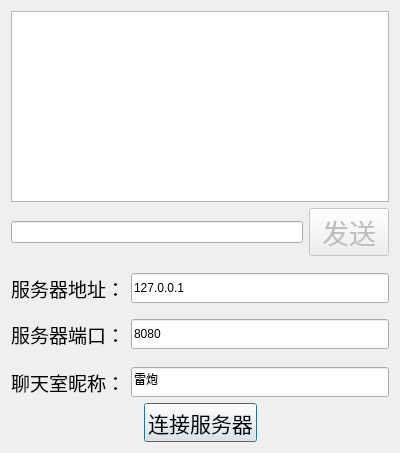
<?xml version="1.0" encoding="UTF-8"?>
<ui version="4.0">
 <class>ClientDialog</class>
 <widget class="QDialog" name="ClientDialog">
  <property name="geometry">
   <rect>
    <x>0</x>
    <y>0</y>
    <width>400</width>
    <height>453</height>
   </rect>
  </property>
  <property name="windowTitle">
   <string>聊天室客户端</string>
  </property>
  <layout class="QGridLayout" name="gridLayout">
   <item row="4" column="1">
    <spacer name="verticalSpacer_3">
     <property name="orientation">
      <enum>Qt::Vertical</enum>
     </property>
     <property name="sizeHint" stdset="0">
      <size>
       <width>20</width>
       <height>11</height>
      </size>
     </property>
    </spacer>
   </item>
   <item row="0" column="0" colspan="3">
    <widget class="QListWidget" name="listWidget"/>
   </item>
   <item row="8" column="2">
    <spacer name="horizontalSpacer_2">
     <property name="orientation">
      <enum>Qt::Horizontal</enum>
     </property>
     <property name="sizeHint" stdset="0">
      <size>
       <width>125</width>
       <height>20</height>
      </size>
     </property>
    </spacer>
   </item>
   <item row="3" column="0" colspan="3">
    <layout class="QHBoxLayout" name="horizontalLayout_2">
     <item>
      <widget class="QLabel" name="label">
       <property name="font">
        <font>
         <family>楷体</family>
         <pointsize>14</pointsize>
        </font>
       </property>
       <property name="text">
        <string>服务器地址：</string>
       </property>
      </widget>
     </item>
     <item>
      <widget class="QLineEdit" name="serverIpEdit">
       <property name="minimumSize">
        <size>
         <width>0</width>
         <height>30</height>
        </size>
       </property>
       <property name="text">
        <string>127.0.0.1</string>
       </property>
      </widget>
     </item>
    </layout>
   </item>
   <item row="6" column="1">
    <spacer name="verticalSpacer_4">
     <property name="orientation">
      <enum>Qt::Vertical</enum>
     </property>
     <property name="sizeHint" stdset="0">
      <size>
       <width>20</width>
       <height>12</height>
      </size>
     </property>
    </spacer>
   </item>
   <item row="8" column="1">
    <widget class="QPushButton" name="connectButton">
     <property name="minimumSize">
      <size>
       <width>0</width>
       <height>30</height>
      </size>
     </property>
     <property name="font">
      <font>
       <pointsize>16</pointsize>
      </font>
     </property>
     <property name="text">
      <string>连接服务器</string>
     </property>
    </widget>
   </item>
   <item row="2" column="1">
    <spacer name="verticalSpacer_2">
     <property name="orientation">
      <enum>Qt::Vertical</enum>
     </property>
     <property name="sizeHint" stdset="0">
      <size>
       <width>20</width>
       <height>11</height>
      </size>
     </property>
    </spacer>
   </item>
   <item row="8" column="0">
    <spacer name="horizontalSpacer">
     <property name="orientation">
      <enum>Qt::Horizontal</enum>
     </property>
     <property name="sizeHint" stdset="0">
      <size>
       <width>126</width>
       <height>20</height>
      </size>
     </property>
    </spacer>
   </item>
   <item row="1" column="0" colspan="3">
    <layout class="QHBoxLayout" name="horizontalLayout">
     <item>
      <widget class="QLineEdit" name="messageEdit"/>
     </item>
     <item>
      <widget class="QPushButton" name="sendButton">
       <property name="enabled">
        <bool>false</bool>
       </property>
       <property name="font">
        <font>
         <pointsize>20</pointsize>
        </font>
       </property>
       <property name="text">
        <string>发送</string>
       </property>
      </widget>
     </item>
    </layout>
   </item>
   <item row="7" column="0" colspan="3">
    <layout class="QHBoxLayout" name="horizontalLayout_4">
     <item>
      <widget class="QLabel" name="label_3">
       <property name="font">
        <font>
         <family>楷体</family>
         <pointsize>14</pointsize>
        </font>
       </property>
       <property name="text">
        <string>聊天室昵称：</string>
       </property>
      </widget>
     </item>
     <item>
      <widget class="QLineEdit" name="userNameEdit">
       <property name="minimumSize">
        <size>
         <width>0</width>
         <height>30</height>
        </size>
       </property>
       <property name="text">
        <string>雷炮</string>
       </property>
      </widget>
     </item>
    </layout>
   </item>
   <item row="5" column="0" colspan="3">
    <layout class="QHBoxLayout" name="horizontalLayout_3">
     <item>
      <widget class="QLabel" name="label_2">
       <property name="font">
        <font>
         <family>楷体</family>
         <pointsize>14</pointsize>
        </font>
       </property>
       <property name="text">
        <string>服务器端口：</string>
       </property>
      </widget>
     </item>
     <item>
      <widget class="QLineEdit" name="serverPortEdit">
       <property name="minimumSize">
        <size>
         <width>0</width>
         <height>30</height>
        </size>
       </property>
       <property name="text">
        <string>8080</string>
       </property>
      </widget>
     </item>
    </layout>
   </item>
  </layout>
 </widget>
 <layoutdefault spacing="6" margin="11"/>
 <resources/>
 <connections/>
</ui>
